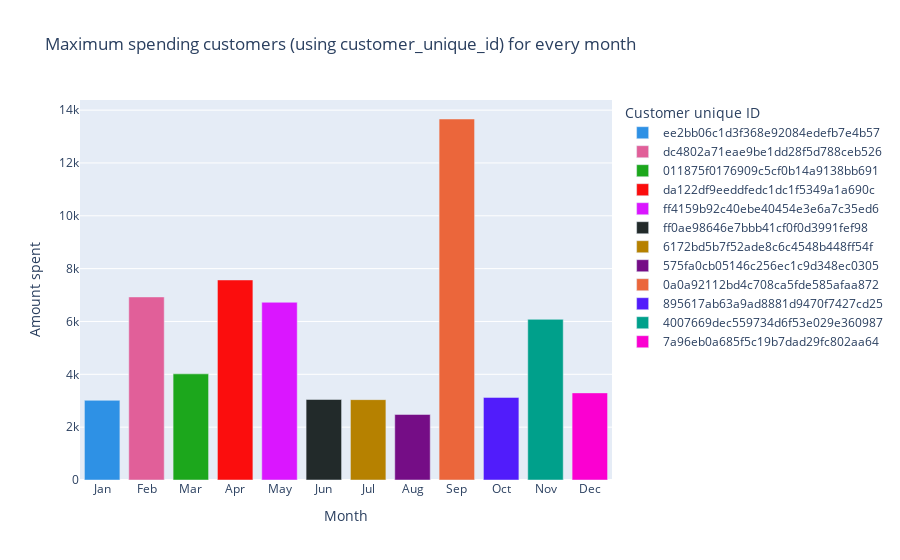

Notebook code cell kept with this figure:
### Code cell
fig_2 = px.bar(df_2, x='order_purchase_month', y='month_payment', color='customer_unique_id', color_discrete_sequence=px.colors.qualitative.Dark24,
             title='Maximum spending customers (using customer_unique_id) for every month',
             labels={
                 "month_payment":"Amount spent",
                 "customer_unique_id": "Customer unique ID",
                 "order_purchase_month": 'Month'
             })

fig_2.update_layout(
    xaxis = dict(
        tickmode = 'array',
        tickvals = [i for i in range(1, 13)],
        ticktext = ['Jan', 'Feb', 'Mar', 'Apr', 'May', 'Jun', 'Jul', 'Aug', 'Sep', 'Oct', 'Nov', 'Dec']
    )
)
fig_2.show()

### Figure 1 — Plotly figure (JSON) as saved in the notebook; plotly's stock layout.template omitted (floating-point values rounded to 4 significant figures)
{"data": [{"alignmentgroup": "True", "hovertemplate": "Customer unique ID=ee2bb06c1d3f368e92084edefb7e4b57<br>Month=%{x}<br>Amount spent=%{y}<extra></extra>", "legendgroup": "ee2bb06c1d3f368e92084edefb7e4b57", "marker": {"color": "#2E91E5", "pattern": {"shape": ""}}, "name": "ee2bb06c1d3f368e92084edefb7e4b57", "offsetgroup": "ee2bb06c1d3f368e92084edefb7e4b57", "orientation": "v", "showlegend": true, "textposition": "auto", "type": "bar", "x": [1], "xaxis": "x", "y": [3016.0], "yaxis": "y"}, {"alignmentgroup": "True", "hovertemplate": "Customer unique ID=dc4802a71eae9be1dd28f5d788ceb526<br>Month=%{x}<br>Amount spent=%{y}<extra></extra>", "legendgroup": "dc4802a71eae9be1dd28f5d788ceb526", "marker": {"color": "#E15F99", "pattern": {"shape": ""}}, "name": "dc4802a71eae9be1dd28f5d788ceb526", "offsetgroup": "dc4802a71eae9be1dd28f5d788ceb526", "orientation": "v", "showlegend": true, "textposition": "auto", "type": "bar", "x": [2], "xaxis": "x", "y": [6929.0], "yaxis": "y"}, {"alignmentgroup": "True", "hovertemplate": "Customer unique ID=011875f0176909c5cf0b14a9138bb691<br>Month=%{x}<br>Amount spent=%{y}<extra></extra>", "legendgroup": "011875f0176909c5cf0b14a9138bb691", "marker": {"color": "#1CA71C", "pattern": {"shape": ""}}, "name": "011875f0176909c5cf0b14a9138bb691", "offsetgroup": "011875f0176909c5cf0b14a9138bb691", "orientation": "v", "showlegend": true, "textposition": "auto", "type": "bar", "x": [3], "xaxis": "x", "y": [4017.0], "yaxis": "y"}, {"alignmentgroup": "True", "hovertemplate": "Customer unique ID=da122df9eeddfedc1dc1f5349a1a690c<br>Month=%{x}<br>Amount spent=%{y}<extra></extra>", "legendgroup": "da122df9eeddfedc1dc1f5349a1a690c", "marker": {"color": "#FB0D0D", "pattern": {"shape": ""}}, "name": "da122df9eeddfedc1dc1f5349a1a690c", "offsetgroup": "da122df9eeddfedc1dc1f5349a1a690c", "orientation": "v", "showlegend": true, "textposition": "auto", "type": "bar", "x": [4], "xaxis": "x", "y": [7572.0], "yaxis": "y"}, {"alignmentgroup": "True", "hovertemplate": "Customer unique ID=ff4159b92c40ebe40454e3e6a7c35ed6<br>Month=%{x}<br>Amount spent=%{y}<extra></extra>", "legendgroup": "ff4159b92c40ebe40454e3e6a7c35ed6", "marker": {"color": "#DA16FF", "pattern": {"shape": ""}}, "name": "ff4159b92c40ebe40454e3e6a7c35ed6", "offsetgroup": "ff4159b92c40ebe40454e3e6a7c35ed6", "orientation": "v", "showlegend": true, "textposition": "auto", "type": "bar", "x": [5], "xaxis": "x", "y": [6727.0], "yaxis": "y"}, {"alignmentgroup": "True", "hovertemplate": "Customer unique ID=ff0ae98646e7bbb41cf0f0d3991fef98<br>Month=%{x}<br>Amount spent=%{y}<extra></extra>", "legendgroup": "ff0ae98646e7bbb41cf0f0d3991fef98", "marker": {"color": "#222A2A", "pattern": {"shape": ""}}, "name": "ff0ae98646e7bbb41cf0f0d3991fef98", "offsetgroup": "ff0ae98646e7bbb41cf0f0d3991fef98", "orientation": "v", "showlegend": true, "textposition": "auto", "type": "bar", "x": [6], "xaxis": "x", "y": [3048.0], "yaxis": "y"}, {"alignmentgroup": "True", "hovertemplate": "Customer unique ID=6172bd5b7f52ade8c6c4548b448ff54f<br>Month=%{x}<br>Amount spent=%{y}<extra></extra>", "legendgroup": "6172bd5b7f52ade8c6c4548b448ff54f", "marker": {"color": "#B68100", "pattern": {"shape": ""}}, "name": "6172bd5b7f52ade8c6c4548b448ff54f", "offsetgroup": "6172bd5b7f52ade8c6c4548b448ff54f", "orientation": "v", "showlegend": true, "textposition": "auto", "type": "bar", "x": [7], "xaxis": "x", "y": [3042.0], "yaxis": "y"}, {"alignmentgroup": "True", "hovertemplate": "Customer unique ID=575fa0cb05146c256ec1c9d348ec0305<br>Month=%{x}<br>Amount spent=%{y}<extra></extra>", "legendgroup": "575fa0cb05146c256ec1c9d348ec0305", "marker": {"color": "#750D86", "pattern": {"shape": ""}}, "name": "575fa0cb05146c256ec1c9d348ec0305", "offsetgroup": "575fa0cb05146c256ec1c9d348ec0305", "orientation": "v", "showlegend": true, "textposition": "auto", "type": "bar", "x": [8], "xaxis": "x", "y": [2481.0], "yaxis": "y"}, {"alignmentgroup": "True", "hovertemplate": "Customer unique ID=0a0a92112bd4c708ca5fde585afaa872<br>Month=%{x}<br>Amount spent=%{y}<extra></extra>", "legendgroup": "0a0a92112bd4c708ca5fde585afaa872", "marker": {"color": "#EB663B", "pattern": {"shape": ""}}, "name": "0a0a92112bd4c708ca5fde585afaa872", "offsetgroup": "0a0a92112bd4c708ca5fde585afaa872", "orientation": "v", "showlegend": true, "textposition": "auto", "type": "bar", "x": [9], "xaxis": "x", "y": [13660.0], "yaxis": "y"}, {"alignmentgroup": "True", "hovertemplate": "Customer unique ID=895617ab63a9ad8881d9470f7427cd25<br>Month=%{x}<br>Amount spent=%{y}<extra></extra>", "legendgroup": "895617ab63a9ad8881d9470f7427cd25", "marker": {"color": "#511CFB", "pattern": {"shape": ""}}, "name": "895617ab63a9ad8881d9470f7427cd25", "offsetgroup": "895617ab63a9ad8881d9470f7427cd25", "orientation": "v", "showlegend": true, "textposition": "auto", "type": "bar", "x": [10], "xaxis": "x", "y": [3126.0], "yaxis": "y"}, {"alignmentgroup": "True", "hovertemplate": "Customer unique ID=4007669dec559734d6f53e029e360987<br>Month=%{x}<br>Amount spent=%{y}<extra></extra>", "legendgroup": "4007669dec559734d6f53e029e360987", "marker": {"color": "#00A08B", "pattern": {"shape": ""}}, "name": "4007669dec559734d6f53e029e360987", "offsetgroup": "4007669dec559734d6f53e029e360987", "orientation": "v", "showlegend": true, "textposition": "auto", "type": "bar", "x": [11], "xaxis": "x", "y": [6082.0], "yaxis": "y"}, {"alignmentgroup": "True", "hovertemplate": "Customer unique ID=7a96eb0a685f5c19b7dad29fc802aa64<br>Month=%{x}<br>Amount spent=%{y}<extra></extra>", "legendgroup": "7a96eb0a685f5c19b7dad29fc802aa64", "marker": {"color": "#FB00D1", "pattern": {"shape": ""}}, "name": "7a96eb0a685f5c19b7dad29fc802aa64", "offsetgroup": "7a96eb0a685f5c19b7dad29fc802aa64", "orientation": "v", "showlegend": true, "textposition": "auto", "type": "bar", "x": [12], "xaxis": "x", "y": [3297.0], "yaxis": "y"}], "layout": {"barmode": "relative", "legend": {"title": {"text": "Customer unique ID"}, "tracegroupgap": 0}, "title": {"text": "Maximum spending customers (using customer_unique_id) for every month"}, "xaxis": {"anchor": "y", "domain": [0, 1], "tickmode": "array", "ticktext": ["Jan", "Feb", "Mar", "Apr", "May", "Jun", "Jul", "Aug", "Sep", "Oct", "Nov", "Dec"], "tickvals": [1, 2, 3, 4, 5, 6, 7, 8, 9, 10, 11, 12], "title": {"text": "Month"}}, "yaxis": {"anchor": "x", "domain": [0, 1], "title": {"text": "Amount spent"}}}}
